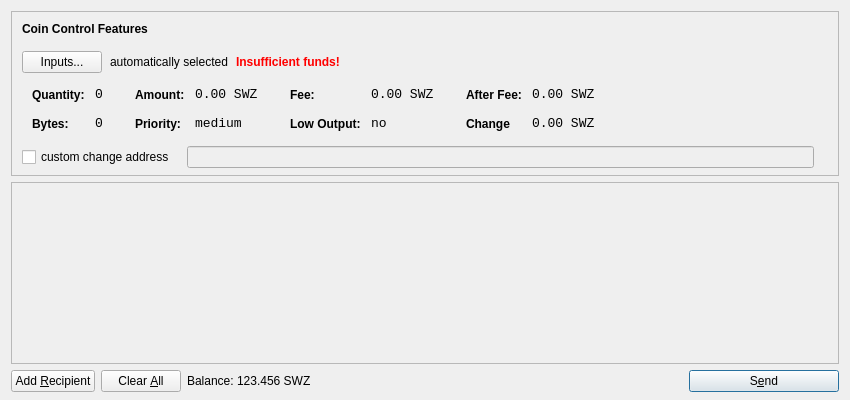
<?xml version="1.0" encoding="UTF-8"?>
<ui version="4.0">
 <class>SendCoinsDialog</class>
 <widget class="QDialog" name="SendCoinsDialog">
  <property name="geometry">
   <rect>
    <x>0</x>
    <y>0</y>
    <width>850</width>
    <height>400</height>
   </rect>
  </property>
  <property name="windowTitle">
   <string>Send Coins</string>
  </property>
  <layout class="QVBoxLayout" name="verticalLayout" stretch="0,1,0">
   <property name="bottomMargin">
    <number>8</number>
   </property>
   <item>
    <widget class="QFrame" name="frameCoinControl">
     <property name="sizePolicy">
      <sizepolicy hsizetype="Expanding" vsizetype="Expanding">
       <horstretch>0</horstretch>
       <verstretch>0</verstretch>
      </sizepolicy>
     </property>
     <property name="maximumSize">
      <size>
       <width>16777215</width>
       <height>16777215</height>
      </size>
     </property>
     <property name="frameShape">
      <enum>QFrame::StyledPanel</enum>
     </property>
     <property name="frameShadow">
      <enum>QFrame::Sunken</enum>
     </property>
     <layout class="QVBoxLayout" name="verticalLayoutCoinControl2">
      <property name="spacing">
       <number>-1</number>
      </property>
      <property name="leftMargin">
       <number>0</number>
      </property>
      <property name="topMargin">
       <number>0</number>
      </property>
      <property name="rightMargin">
       <number>0</number>
      </property>
      <property name="bottomMargin">
       <number>6</number>
      </property>
      <item>
       <layout class="QVBoxLayout" name="verticalLayoutCoinControl" stretch="0,0,0,0,1">
        <property name="spacing">
         <number>0</number>
        </property>
        <property name="leftMargin">
         <number>10</number>
        </property>
        <property name="topMargin">
         <number>10</number>
        </property>
        <item>
         <layout class="QHBoxLayout" name="horizontalLayoutCoinControl1">
          <property name="bottomMargin">
           <number>15</number>
          </property>
          <item>
           <widget class="QLabel" name="labelCoinControlFeatures">
            <property name="sizePolicy">
             <sizepolicy hsizetype="Preferred" vsizetype="Maximum">
              <horstretch>0</horstretch>
              <verstretch>0</verstretch>
             </sizepolicy>
            </property>
            <property name="font">
             <font>
              <weight>75</weight>
              <bold>true</bold>
             </font>
            </property>
            <property name="styleSheet">
             <string notr="true">font-weight:bold;</string>
            </property>
            <property name="text">
             <string>Coin Control Features</string>
            </property>
           </widget>
          </item>
         </layout>
        </item>
        <item>
         <layout class="QHBoxLayout" name="horizontalLayoutCoinControl2" stretch="0,0,0,0">
          <property name="spacing">
           <number>8</number>
          </property>
          <property name="bottomMargin">
           <number>10</number>
          </property>
          <item>
           <widget class="QPushButton" name="pushButtonCoinControl">
            <property name="styleSheet">
             <string notr="true"/>
            </property>
            <property name="text">
             <string>Inputs...</string>
            </property>
           </widget>
          </item>
          <item>
           <widget class="QLabel" name="labelCoinControlAutomaticallySelected">
            <property name="text">
             <string>automatically selected</string>
            </property>
            <property name="margin">
             <number>5</number>
            </property>
           </widget>
          </item>
          <item>
           <widget class="QLabel" name="labelCoinControlInsuffFunds">
            <property name="font">
             <font>
              <weight>75</weight>
              <bold>true</bold>
             </font>
            </property>
            <property name="styleSheet">
             <string notr="true">color:red;font-weight:bold;</string>
            </property>
            <property name="text">
             <string>Insufficient funds!</string>
            </property>
            <property name="margin">
             <number>5</number>
            </property>
           </widget>
          </item>
          <item>
           <spacer name="horizontalSpacerCoinControl">
            <property name="orientation">
             <enum>Qt::Horizontal</enum>
            </property>
            <property name="sizeHint" stdset="0">
             <size>
              <width>40</width>
              <height>1</height>
             </size>
            </property>
           </spacer>
          </item>
         </layout>
        </item>
        <item>
         <widget class="QWidget" name="widgetCoinControl" native="true">
          <property name="sizePolicy">
           <sizepolicy hsizetype="Preferred" vsizetype="Preferred">
            <horstretch>0</horstretch>
            <verstretch>0</verstretch>
           </sizepolicy>
          </property>
          <property name="minimumSize">
           <size>
            <width>0</width>
            <height>0</height>
           </size>
          </property>
          <property name="styleSheet">
           <string notr="true"/>
          </property>
          <layout class="QHBoxLayout" name="horizontalLayoutCoinControl5">
           <property name="margin">
            <number>0</number>
           </property>
           <item>
            <layout class="QHBoxLayout" name="horizontalLayoutCoinControl3" stretch="0,0,0,1">
             <property name="spacing">
              <number>20</number>
             </property>
             <property name="topMargin">
              <number>0</number>
             </property>
             <property name="bottomMargin">
              <number>10</number>
             </property>
             <item>
              <layout class="QFormLayout" name="formLayoutCoinControl1">
               <property name="horizontalSpacing">
                <number>10</number>
               </property>
               <property name="verticalSpacing">
                <number>14</number>
               </property>
               <property name="leftMargin">
                <number>10</number>
               </property>
               <property name="topMargin">
                <number>4</number>
               </property>
               <property name="rightMargin">
                <number>6</number>
               </property>
               <item row="0" column="0">
                <widget class="QLabel" name="labelCoinControlQuantityText">
                 <property name="styleSheet">
                  <string notr="true">font-weight:bold;</string>
                 </property>
                 <property name="text">
                  <string>Quantity:</string>
                 </property>
                 <property name="margin">
                  <number>0</number>
                 </property>
                </widget>
               </item>
               <item row="0" column="1">
                <widget class="QLabel" name="labelCoinControlQuantity">
                 <property name="font">
                  <font>
                   <family>Monospace</family>
                   <pointsize>10</pointsize>
                  </font>
                 </property>
                 <property name="cursor">
                  <cursorShape>IBeamCursor</cursorShape>
                 </property>
                 <property name="contextMenuPolicy">
                  <enum>Qt::ActionsContextMenu</enum>
                 </property>
                 <property name="text">
                  <string>0</string>
                 </property>
                 <property name="margin">
                  <number>0</number>
                 </property>
                 <property name="textInteractionFlags">
                  <set>Qt::LinksAccessibleByMouse|Qt::TextSelectableByKeyboard|Qt::TextSelectableByMouse</set>
                 </property>
                </widget>
               </item>
               <item row="1" column="0">
                <widget class="QLabel" name="labelCoinControlBytesText">
                 <property name="styleSheet">
                  <string notr="true">font-weight:bold;</string>
                 </property>
                 <property name="text">
                  <string>Bytes:</string>
                 </property>
                </widget>
               </item>
               <item row="1" column="1">
                <widget class="QLabel" name="labelCoinControlBytes">
                 <property name="font">
                  <font>
                   <family>Monospace</family>
                   <pointsize>10</pointsize>
                  </font>
                 </property>
                 <property name="cursor">
                  <cursorShape>IBeamCursor</cursorShape>
                 </property>
                 <property name="contextMenuPolicy">
                  <enum>Qt::ActionsContextMenu</enum>
                 </property>
                 <property name="text">
                  <string>0</string>
                 </property>
                 <property name="textInteractionFlags">
                  <set>Qt::LinksAccessibleByMouse|Qt::TextSelectableByKeyboard|Qt::TextSelectableByMouse</set>
                 </property>
                </widget>
               </item>
              </layout>
             </item>
             <item>
              <layout class="QFormLayout" name="formLayoutCoinControl2">
               <property name="horizontalSpacing">
                <number>10</number>
               </property>
               <property name="verticalSpacing">
                <number>14</number>
               </property>
               <property name="leftMargin">
                <number>6</number>
               </property>
               <property name="topMargin">
                <number>4</number>
               </property>
               <property name="rightMargin">
                <number>6</number>
               </property>
               <item row="0" column="0">
                <widget class="QLabel" name="labelCoinControlAmountText">
                 <property name="styleSheet">
                  <string notr="true">font-weight:bold;</string>
                 </property>
                 <property name="text">
                  <string>Amount:</string>
                 </property>
                 <property name="margin">
                  <number>0</number>
                 </property>
                </widget>
               </item>
               <item row="0" column="1">
                <widget class="QLabel" name="labelCoinControlAmount">
                 <property name="font">
                  <font>
                   <family>Monospace</family>
                   <pointsize>10</pointsize>
                  </font>
                 </property>
                 <property name="cursor">
                  <cursorShape>IBeamCursor</cursorShape>
                 </property>
                 <property name="contextMenuPolicy">
                  <enum>Qt::ActionsContextMenu</enum>
                 </property>
                 <property name="text">
                  <string>0.00 SWZ</string>
                 </property>
                 <property name="textInteractionFlags">
                  <set>Qt::LinksAccessibleByMouse|Qt::TextSelectableByKeyboard|Qt::TextSelectableByMouse</set>
                 </property>
                </widget>
               </item>
               <item row="1" column="0">
                <widget class="QLabel" name="labelCoinControlPriorityText">
                 <property name="styleSheet">
                  <string notr="true">font-weight:bold;</string>
                 </property>
                 <property name="text">
                  <string>Priority:</string>
                 </property>
                </widget>
               </item>
               <item row="1" column="1">
                <widget class="QLabel" name="labelCoinControlPriority">
                 <property name="font">
                  <font>
                   <family>Monospace</family>
                   <pointsize>10</pointsize>
                  </font>
                 </property>
                 <property name="cursor">
                  <cursorShape>IBeamCursor</cursorShape>
                 </property>
                 <property name="contextMenuPolicy">
                  <enum>Qt::ActionsContextMenu</enum>
                 </property>
                 <property name="text">
                  <string>medium</string>
                 </property>
                 <property name="textInteractionFlags">
                  <set>Qt::LinksAccessibleByMouse|Qt::TextSelectableByKeyboard|Qt::TextSelectableByMouse</set>
                 </property>
                </widget>
               </item>
              </layout>
             </item>
             <item>
              <layout class="QFormLayout" name="formLayoutCoinControl3">
               <property name="horizontalSpacing">
                <number>10</number>
               </property>
               <property name="verticalSpacing">
                <number>14</number>
               </property>
               <property name="leftMargin">
                <number>6</number>
               </property>
               <property name="topMargin">
                <number>4</number>
               </property>
               <property name="rightMargin">
                <number>6</number>
               </property>
               <item row="0" column="0">
                <widget class="QLabel" name="labelCoinControlFeeText">
                 <property name="styleSheet">
                  <string notr="true">font-weight:bold;</string>
                 </property>
                 <property name="text">
                  <string>Fee:</string>
                 </property>
                 <property name="margin">
                  <number>0</number>
                 </property>
                </widget>
               </item>
               <item row="0" column="1">
                <widget class="QLabel" name="labelCoinControlFee">
                 <property name="font">
                  <font>
                   <family>Monospace</family>
                   <pointsize>10</pointsize>
                  </font>
                 </property>
                 <property name="cursor">
                  <cursorShape>IBeamCursor</cursorShape>
                 </property>
                 <property name="contextMenuPolicy">
                  <enum>Qt::ActionsContextMenu</enum>
                 </property>
                 <property name="text">
                  <string>0.00 SWZ</string>
                 </property>
                 <property name="textInteractionFlags">
                  <set>Qt::LinksAccessibleByMouse|Qt::TextSelectableByKeyboard|Qt::TextSelectableByMouse</set>
                 </property>
                </widget>
               </item>
               <item row="1" column="0">
                <widget class="QLabel" name="labelCoinControlLowOutputText">
                 <property name="styleSheet">
                  <string notr="true">font-weight:bold;</string>
                 </property>
                 <property name="text">
                  <string>Low Output:</string>
                 </property>
                </widget>
               </item>
               <item row="1" column="1">
                <widget class="QLabel" name="labelCoinControlLowOutput">
                 <property name="font">
                  <font>
                   <family>Monospace</family>
                   <pointsize>10</pointsize>
                  </font>
                 </property>
                 <property name="cursor">
                  <cursorShape>IBeamCursor</cursorShape>
                 </property>
                 <property name="contextMenuPolicy">
                  <enum>Qt::ActionsContextMenu</enum>
                 </property>
                 <property name="text">
                  <string>no</string>
                 </property>
                 <property name="textInteractionFlags">
                  <set>Qt::LinksAccessibleByMouse|Qt::TextSelectableByKeyboard|Qt::TextSelectableByMouse</set>
                 </property>
                </widget>
               </item>
              </layout>
             </item>
             <item>
              <layout class="QFormLayout" name="formLayoutCoinControl4">
               <property name="horizontalSpacing">
                <number>10</number>
               </property>
               <property name="verticalSpacing">
                <number>14</number>
               </property>
               <property name="leftMargin">
                <number>6</number>
               </property>
               <property name="topMargin">
                <number>4</number>
               </property>
               <property name="rightMargin">
                <number>6</number>
               </property>
               <item row="0" column="0">
                <widget class="QLabel" name="labelCoinControlAfterFeeText">
                 <property name="styleSheet">
                  <string notr="true">font-weight:bold;</string>
                 </property>
                 <property name="text">
                  <string>After Fee:</string>
                 </property>
                 <property name="margin">
                  <number>0</number>
                 </property>
                </widget>
               </item>
               <item row="0" column="1">
                <widget class="QLabel" name="labelCoinControlAfterFee">
                 <property name="font">
                  <font>
                   <family>Monospace</family>
                   <pointsize>10</pointsize>
                  </font>
                 </property>
                 <property name="cursor">
                  <cursorShape>IBeamCursor</cursorShape>
                 </property>
                 <property name="contextMenuPolicy">
                  <enum>Qt::ActionsContextMenu</enum>
                 </property>
                 <property name="text">
                  <string>0.00 SWZ</string>
                 </property>
                 <property name="textInteractionFlags">
                  <set>Qt::LinksAccessibleByMouse|Qt::TextSelectableByKeyboard|Qt::TextSelectableByMouse</set>
                 </property>
                </widget>
               </item>
               <item row="1" column="0">
                <widget class="QLabel" name="labelCoinControlChangeText">
                 <property name="styleSheet">
                  <string notr="true">font-weight:bold;</string>
                 </property>
                 <property name="text">
                  <string>Change</string>
                 </property>
                </widget>
               </item>
               <item row="1" column="1">
                <widget class="QLabel" name="labelCoinControlChange">
                 <property name="font">
                  <font>
                   <family>Monospace</family>
                   <pointsize>10</pointsize>
                  </font>
                 </property>
                 <property name="cursor">
                  <cursorShape>IBeamCursor</cursorShape>
                 </property>
                 <property name="contextMenuPolicy">
                  <enum>Qt::ActionsContextMenu</enum>
                 </property>
                 <property name="text">
                  <string>0.00 SWZ</string>
                 </property>
                 <property name="textInteractionFlags">
                  <set>Qt::LinksAccessibleByMouse|Qt::TextSelectableByKeyboard|Qt::TextSelectableByMouse</set>
                 </property>
                </widget>
               </item>
              </layout>
             </item>
            </layout>
           </item>
          </layout>
         </widget>
        </item>
        <item>
         <layout class="QHBoxLayout" name="horizontalLayoutCoinControl4" stretch="0,0,0">
          <property name="spacing">
           <number>12</number>
          </property>
          <property name="sizeConstraint">
           <enum>QLayout::SetDefaultConstraint</enum>
          </property>
          <property name="topMargin">
           <number>5</number>
          </property>
          <property name="rightMargin">
           <number>5</number>
          </property>
          <item>
           <widget class="QCheckBox" name="checkBoxCoinControlChange">
            <property name="text">
             <string>custom change address</string>
            </property>
           </widget>
          </item>
          <item>
           <widget class="QLineEdit" name="lineEditCoinControlChange">
            <property name="enabled">
             <bool>false</bool>
            </property>
            <property name="sizePolicy">
             <sizepolicy hsizetype="Expanding" vsizetype="Fixed">
              <horstretch>0</horstretch>
              <verstretch>0</verstretch>
             </sizepolicy>
            </property>
           </widget>
          </item>
          <item>
           <widget class="QLabel" name="labelCoinControlChangeLabel">
            <property name="sizePolicy">
             <sizepolicy hsizetype="Preferred" vsizetype="Expanding">
              <horstretch>0</horstretch>
              <verstretch>0</verstretch>
             </sizepolicy>
            </property>
            <property name="minimumSize">
             <size>
              <width>0</width>
              <height>0</height>
             </size>
            </property>
            <property name="text">
             <string/>
            </property>
            <property name="margin">
             <number>3</number>
            </property>
           </widget>
          </item>
         </layout>
        </item>
        <item>
         <spacer name="verticalSpacerCoinControl">
          <property name="orientation">
           <enum>Qt::Vertical</enum>
          </property>
          <property name="sizeHint" stdset="0">
           <size>
            <width>800</width>
            <height>1</height>
           </size>
          </property>
         </spacer>
        </item>
       </layout>
      </item>
     </layout>
    </widget>
   </item>
   <item>
    <widget class="QScrollArea" name="scrollArea">
     <property name="widgetResizable">
      <bool>true</bool>
     </property>
     <widget class="QWidget" name="scrollAreaWidgetContents">
      <property name="geometry">
       <rect>
        <x>0</x>
        <y>0</y>
        <width>830</width>
        <height>165</height>
       </rect>
      </property>
      <layout class="QVBoxLayout" name="verticalLayout_2">
       <property name="margin">
        <number>0</number>
       </property>
       <item>
        <layout class="QVBoxLayout" name="entries">
         <property name="spacing">
          <number>6</number>
         </property>
        </layout>
       </item>
       <item>
        <spacer name="verticalSpacer">
         <property name="orientation">
          <enum>Qt::Vertical</enum>
         </property>
         <property name="sizeHint" stdset="0">
          <size>
           <width>20</width>
           <height>40</height>
          </size>
         </property>
        </spacer>
       </item>
      </layout>
     </widget>
    </widget>
   </item>
   <item>
    <layout class="QHBoxLayout" name="horizontalLayout">
     <item>
      <widget class="QPushButton" name="addButton">
       <property name="toolTip">
        <string>Send to multiple recipients at once</string>
       </property>
       <property name="text">
        <string>Add &amp;Recipient</string>
       </property>
       <property name="icon">
        <iconset resource="../bitcoin.qrc">
         <normaloff>:/icons/add</normaloff>:/icons/add</iconset>
       </property>
       <property name="autoDefault">
        <bool>false</bool>
       </property>
      </widget>
     </item>
     <item>
      <widget class="QPushButton" name="clearButton">
       <property name="sizePolicy">
        <sizepolicy hsizetype="Minimum" vsizetype="Fixed">
         <horstretch>0</horstretch>
         <verstretch>0</verstretch>
        </sizepolicy>
       </property>
       <property name="toolTip">
        <string>Remove all transaction fields</string>
       </property>
       <property name="text">
        <string>Clear &amp;All</string>
       </property>
       <property name="icon">
        <iconset resource="../bitcoin.qrc">
         <normaloff>:/icons/remove</normaloff>:/icons/remove</iconset>
       </property>
       <property name="autoRepeatDelay">
        <number>300</number>
       </property>
       <property name="autoDefault">
        <bool>false</bool>
       </property>
      </widget>
     </item>
     <item>
      <layout class="QHBoxLayout" name="horizontalLayout_2">
       <property name="spacing">
        <number>3</number>
       </property>
       <item>
        <widget class="QLabel" name="label">
         <property name="sizePolicy">
          <sizepolicy hsizetype="Preferred" vsizetype="Fixed">
           <horstretch>0</horstretch>
           <verstretch>0</verstretch>
          </sizepolicy>
         </property>
         <property name="text">
          <string>Balance:</string>
         </property>
        </widget>
       </item>
       <item>
        <widget class="QLabel" name="labelBalance">
         <property name="sizePolicy">
          <sizepolicy hsizetype="Preferred" vsizetype="Fixed">
           <horstretch>0</horstretch>
           <verstretch>0</verstretch>
          </sizepolicy>
         </property>
         <property name="cursor">
          <cursorShape>IBeamCursor</cursorShape>
         </property>
         <property name="text">
          <string>123.456 SWZ</string>
         </property>
         <property name="textInteractionFlags">
          <set>Qt::LinksAccessibleByMouse|Qt::TextSelectableByKeyboard|Qt::TextSelectableByMouse</set>
         </property>
        </widget>
       </item>
      </layout>
     </item>
     <item>
      <spacer name="horizontalSpacer">
       <property name="orientation">
        <enum>Qt::Horizontal</enum>
       </property>
       <property name="sizeHint" stdset="0">
        <size>
         <width>40</width>
         <height>20</height>
        </size>
       </property>
      </spacer>
     </item>
     <item>
      <widget class="QPushButton" name="sendButton">
       <property name="minimumSize">
        <size>
         <width>150</width>
         <height>0</height>
        </size>
       </property>
       <property name="toolTip">
        <string>Confirm the send action</string>
       </property>
       <property name="text">
        <string>S&amp;end</string>
       </property>
       <property name="icon">
        <iconset resource="../bitcoin.qrc">
         <normaloff>:/icons/send</normaloff>:/icons/send</iconset>
       </property>
       <property name="default">
        <bool>true</bool>
       </property>
      </widget>
     </item>
    </layout>
   </item>
  </layout>
 </widget>
 <resources>
  <include location="../bitcoin.qrc"/>
 </resources>
 <connections/>
</ui>
